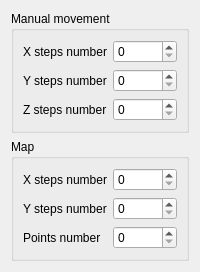
       <widget class="QWidget" name="motorTab">
        <attribute name="title">
         <string>Motors</string>
        </attribute>
        <layout class="QVBoxLayout" name="verticalLayout_7">
         <item>
          <widget class="QGroupBox" name="groupBox_2">
           <property name="title">
            <string>Manual movement</string>
           </property>
           <layout class="QFormLayout" name="formLayout">
            <item row="0" column="0">
             <widget class="QLabel" name="label_39">
              <property name="text">
               <string>X steps number</string>
              </property>
             </widget>
            </item>
            <item row="0" column="1">
             <widget class="QSpinBox" name="xStepNumNum">
              <property name="maximum">
               <number>2000</number>
              </property>
             </widget>
            </item>
            <item row="1" column="0">
             <widget class="QLabel" name="label_40">
              <property name="text">
               <string>Y steps number</string>
              </property>
             </widget>
            </item>
            <item row="1" column="1">
             <widget class="QSpinBox" name="yStepNumNum">
              <property name="maximum">
               <number>2000</number>
              </property>
             </widget>
            </item>
            <item row="2" column="0">
             <widget class="QLabel" name="label_41">
              <property name="text">
               <string>Z steps number</string>
              </property>
             </widget>
            </item>
            <item row="2" column="1">
             <widget class="QSpinBox" name="zStepNumNum"/>
            </item>
           </layout>
          </widget>
         </item>
         <item>
          <widget class="QGroupBox" name="groupBox">
           <property name="title">
            <string>Map</string>
           </property>
           <layout class="QFormLayout" name="formLayout_2">
            <item row="0" column="0">
             <widget class="QLabel" name="label_36">
              <property name="text">
               <string>X steps number</string>
              </property>
             </widget>
            </item>
            <item row="0" column="1">
             <widget class="QSpinBox" name="xStepNumMapNum">
              <property name="maximum">
               <number>2000</number>
              </property>
             </widget>
            </item>
            <item row="1" column="0">
             <widget class="QLabel" name="label_37">
              <property name="text">
               <string>Y steps number</string>
              </property>
             </widget>
            </item>
            <item row="1" column="1">
             <widget class="QSpinBox" name="yStepNumMapNum">
              <property name="maximum">
               <number>2000</number>
              </property>
             </widget>
            </item>
            <item row="2" column="0">
             <widget class="QLabel" name="label_38">
              <property name="text">
               <string>Points number</string>
              </property>
             </widget>
            </item>
            <item row="2" column="1">
             <widget class="QSpinBox" name="ptNumMapNum">
              <property name="maximum">
               <number>10000</number>
              </property>
             </widget>
            </item>
           </layout>
          </widget>
         </item>
        </layout>
       </widget>
